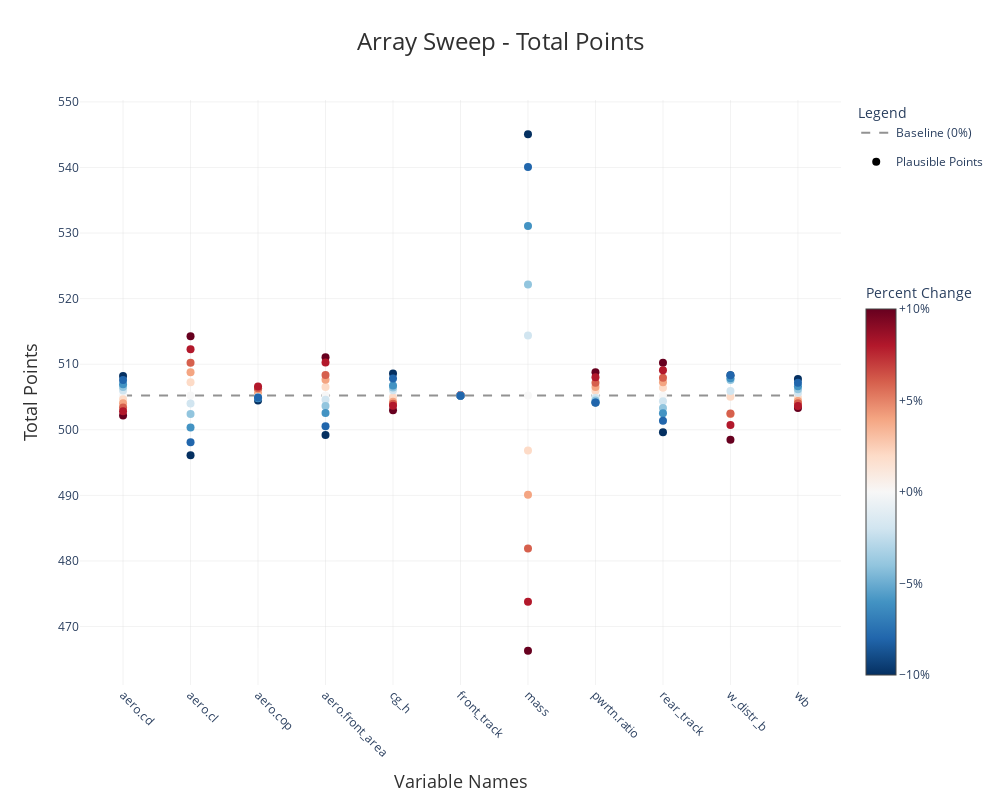

The code cell stored with this chart in its notebook:
### Code cell
arr_sweep_results.plot(
    y_label="Total Points",
    title="Array Sweep - Total Points",
)

### Figure 1 — Plotly figure (JSON) as saved in the notebook; plotly's stock layout.template omitted (floating-point values rounded to 4 significant figures)
{"data": [{"line": {"color": "rgba(100, 100, 100, 0.7)", "dash": "dash", "width": 2}, "mode": "lines", "name": "Baseline (0%)", "type": "scatter", "x": ["aero.cd", "aero.cl", "aero.cop", "aero.front_area", "cg_h", "front_track", "mass", "pwrtn.ratio", "rear_track", "w_distr_b", "wb"], "y": [505.2, 505.2, 505.2, 505.2, 505.2, 505.2, 505.2, 505.2, 505.2, 505.2, 505.2]}, {"hovertemplate": "%{x}<br>Points: %{y:.1f}<br>%{text}<extra></extra>", "marker": {"color": [0, 0, 0, 0, 0, 0, 0, 0, 0, 0, 0, 0.1, 0.1, 0.1, 0.1, 0.1, 0.1, 0.1, 0.1, 0.1, 0.1, 0.1, 0.02, 0.02, 0.02, 0.02, 0.02, 0.02, 0.02, 0.02, 0.02, 0.02, 0.02, 0.04, 0.04, 0.04, 0.04, 0.04, 0.04, 0.04, 0.04, 0.04, 0.04, 0.04, 0.06, 0.06, 0.06, 0.06, 0.06, 0.06, 0.06, 0.06, 0.06, 0.06, 0.06, 0.08, 0.08, 0.08, 0.08, 0.08, 0.08, 0.08, 0.08, 0.08, 0.08, 0.08, -0.1, -0.1, -0.1, -0.1, -0.1, -0.1, -0.1, -0.1, -0.1, -0.1, -0.1, -0.02, -0.02, -0.02, -0.02, -0.02, -0.02, -0.02, -0.02, -0.02, -0.02, -0.02, -0.04, -0.04, -0.04, -0.04, -0.04, -0.04, -0.04, -0.04, -0.04, -0.04, -0.04, -0.06, -0.06, -0.06, -0.06, -0.06, -0.06, -0.06, -0.06, -0.06, -0.06, -0.06, -0.08, -0.08, -0.08, -0.08, -0.08, -0.08, -0.08, -0.08, -0.08, -0.08, -0.08], "colorbar": {"len": 0.7, "tickformat": "+.0%", "title": {"text": "Percent Change"}, "y": 0, "yanchor": "bottom"}, "colorscale": [[0, "rgb(5,48,97)"], [0.1, "rgb(33,102,172)"], [0.2, "rgb(67,147,195)"], [0.3, "rgb(146,197,222)"], [0.4, "rgb(209,229,240)"], [0.5, "rgb(247,247,247)"], [0.6, "rgb(253,219,199)"], [0.7, "rgb(244,165,130)"], [0.8, "rgb(214,96,77)"], [0.9, "rgb(178,24,43)"], [1, "rgb(103,0,31)"]], "size": 8}, "mode": "markers", "name": "Plausible Points", "showlegend": false, "text": ["Step: +0%", "Step: +0%", "Step: +0%", "Step: +0%", "Step: +0%", "Step: +0%", "Step: +0%", "Step: +0%", "Step: +0%", "Step: +0%", "Step: +0%", "Step: +10%", "Step: +10%", "Step: +10%", "Step: +10%", "Step: +10%", "Step: +10%", "Step: +10%", "Step: +10%", "Step: +10%", "Step: +10%", "Step: +10%", "Step: +2%", "Step: +2%", "Step: +2%", "Step: +2%", "Step: +2%", "Step: +2%", "Step: +2%", "Step: +2%", "Step: +2%", "Step: +2%", "Step: +2%", "Step: +4%", "Step: +4%", "Step: +4%", "Step: +4%", "Step: +4%", "Step: +4%", "Step: +4%", "Step: +4%", "Step: +4%", "Step: +4%", "Step: +4%", "Step: +6%", "Step: +6%", "Step: +6%", "Step: +6%", "Step: +6%", "Step: +6%", "Step: +6%", "Step: +6%", "Step: +6%", "Step: +6%", "Step: +6%", "Step: +8%", "Step: +8%", "Step: +8%", "Step: +8%", "Step: +8%", "Step: +8%", "Step: +8%", "Step: +8%", "Step: +8%", "Step: +8%", "Step: +8%", "Step: -10%", "Step: -10%", "Step: -10%", "Step: -10%", "Step: -10%", "Step: -10%", "Step: -10%", "Step: -10%", "Step: -10%", "Step: -10%", "Step: -10%", "Step: -2%", "Step: -2%", "Step: -2%", "Step: -2%", "Step: -2%", "Step: -2%", "Step: -2%", "Step: -2%", "Step: -2%", "Step: -2%", "Step: -2%", "Step: -4%", "Step: -4%", "Step: -4%", "Step: -4%", "Step: -4%", "Step: -4%", "Step: -4%", "Step: -4%", "Step: -4%", "Step: -4%", "Step: -4%", "Step: -6%", "Step: -6%", "Step: -6%", "Step: -6%", "Step: -6%", "Step: -6%", "Step: -6%", "Step: -6%", "Step: -6%", "Step: -6%", "Step: -6%", "Step: -8%", "Step: -8%", "Step: -8%", "Step: -8%", "Step: -8%", "Step: -8%", "Step: -8%", "Step: -8%", "Step: -8%", "Step: -8%", "Step: -8%"], "type": "scatter", "x": ["mass", "w_distr_b", "cg_h", "wb", "front_track", "rear_track", "aero.cl", "aero.cd", "aero.front_area", "aero.cop", "pwrtn.ratio", "mass", "w_distr_b", "cg_h", "wb", "front_track", "rear_track", "aero.cl", "aero.cd", "aero.front_area", "aero.cop", "pwrtn.ratio", "mass", "w_distr_b", "cg_h", "wb", "front_track", "rear_track", "aero.cl", "aero.cd", "aero.front_area", "aero.cop", "pwrtn.ratio", "mass", "w_distr_b", "cg_h", "wb", "front_track", "rear_track", "aero.cl", "aero.cd", "aero.front_area", "aero.cop", "pwrtn.ratio", "mass", "w_distr_b", "cg_h", "wb", "front_track", "rear_track", "aero.cl", "aero.cd", "aero.front_area", "aero.cop", "pwrtn.ratio", "mass", "w_distr_b", "cg_h", "wb", "front_track", "rear_track", "aero.cl", "aero.cd", "aero.front_area", "aero.cop", "pwrtn.ratio", "mass", "w_distr_b", "cg_h", "wb", "front_track", "rear_track", "aero.cl", "aero.cd", "aero.front_area", "aero.cop", "pwrtn.ratio", "mass", "w_distr_b", "cg_h", "wb", "front_track", "rear_track", "aero.cl", "aero.cd", "aero.front_area", "aero.cop", "pwrtn.ratio", "mass", "w_distr_b", "cg_h", "wb", "front_track", "rear_track", "aero.cl", "aero.cd", "aero.front_area", "aero.cop", "pwrtn.ratio", "mass", "w_distr_b", "cg_h", "wb", "front_track", "rear_track", "aero.cl", "aero.cd", "aero.front_area", "aero.cop", "pwrtn.ratio", "mass", "w_distr_b", "cg_h", "wb", "front_track", "rear_track", "aero.cl", "aero.cd", "aero.front_area", "aero.cop", "pwrtn.ratio"], "y": [505.2, 505.2, 505.2, 505.2, 505.2, 505.2, 505.2, 505.2, 505.2, 505.2, 505.2, 466.3, 498.5, 503.0, 503.3, 505.3, 510.2, 514.3, 502.2, 511.1, 506.3, 508.8, 496.9, 505.1, 504.9, 504.8, 505.2, 506.4, 507.3, 504.6, 506.5, 505.3, 505.9, 490.1, 502.4, 504.3, 504.4, 505.2, 507.3, 508.8, 504.1, 507.6, 505.7, 506.5, 481.9, 502.5, 504.0, 504.1, 505.3, 508.0, 510.2, 503.4, 508.3, 506.3, 507.2, 473.8, 500.7, 503.7, 503.6, 505.3, 509.1, 512.3, 502.8, 510.3, 506.6, 508.0, 545.1, 508.3, 508.6, 507.7, 505.2, 499.6, 496.1, 508.2, 499.2, 504.5, 504.1, 514.4, 505.9, 506.0, 505.7, 505.2, 504.4, 504.0, 506.0, 504.6, 505.0, 504.9, 522.1, 507.6, 506.4, 506.2, 505.2, 503.3, 502.4, 506.5, 503.6, 504.9, 504.5, 531.1, 507.9, 506.8, 506.6, 505.2, 502.5, 500.3, 506.9, 502.6, 504.8, 504.1, 540.1, 508.3, 507.8, 507.2, 505.2, 501.4, 498.1, 507.6, 500.5, 504.9, 504.1]}, {"legendgroup": "plausible", "marker": {"color": "black", "size": 8}, "mode": "markers", "name": "Plausible Points", "showlegend": true, "type": "scatter", "x": [null], "y": [null]}], "layout": {"height": 800, "hovermode": "closest", "legend": {"title": {"text": "Legend"}}, "margin": {"b": 80, "l": 80, "r": 120, "t": 100}, "plot_bgcolor": "white", "title": {"font": {"color": "#303030", "size": 24}, "text": "Array Sweep - Total Points", "x": 0.5, "xanchor": "center"}, "width": 1000, "xaxis": {"gridcolor": "rgba(211, 211, 211, 0.3)", "gridwidth": 1, "showgrid": true, "tickangle": 45, "title": {"font": {"color": "#303030", "size": 18}, "text": "Variable Names"}}, "yaxis": {"gridcolor": "rgba(211, 211, 211, 0.3)", "gridwidth": 1, "showgrid": true, "title": {"font": {"color": "#303030", "size": 18}, "text": "Total Points"}, "zeroline": true, "zerolinecolor": "rgba(211, 211, 211, 0.8)", "zerolinewidth": 2}}}
